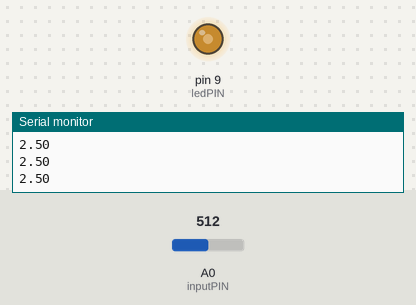
Bench run of a sketch on a simulated Arduino Uno, built with avr-gcc and run on an emulated ATmega328P. On the bench: output pins drawn as LEDs (lit = HIGH), the last lines printed to the serial monitor. The inputs (shaded band) are chosen by the test bench; at power-on: A0 (inputPIN) = 512.

Above: at 1.2 s.
1.3 s: A0 (inputPIN) set to 716
At 2.0 s:
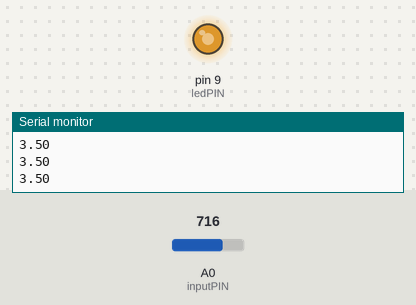
2.8 s: A0 (inputPIN) set to 900
At 3.3 s:
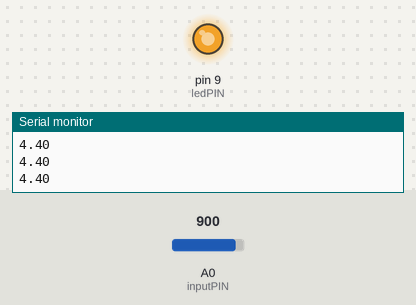
4.3 s: A0 (inputPIN) set to 122
At 5.5 s:
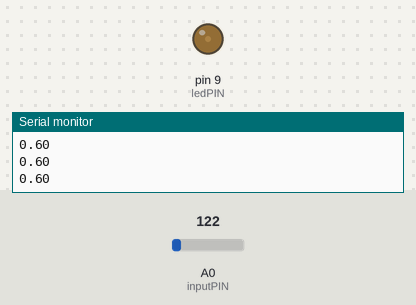
5.8 s: A0 (inputPIN) set to 0
At 6.6 s:
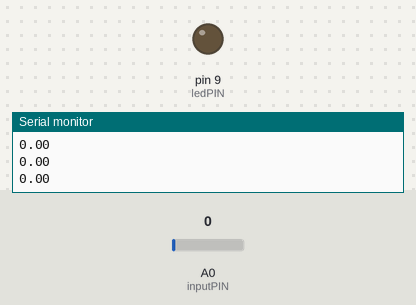
Timing chart, 0 to 8.3 s (numbered marks = the images above; inputs shaded):
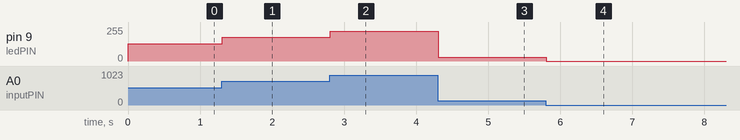

Measured:
- after the input at 1.3 s, pin 9 (ledPIN): 128/255 → 179/255 at once
- after the input at 2.8 s, pin 9 (ledPIN): 179/255 → 225/255 at once
- after the input at 4.3 s, pin 9 (ledPIN): 225/255 → 30/255 at once
- after the input at 5.8 s, pin 9 (ledPIN): 30/255 → 0/255 at once

The sketch:

setLED_brightness_with_potentiometer.ino
```cpp
/*
 * LED
 * This program sets the brightness of a single LED, and a potentiometer creates a voltage divider to measure the voltage
 * from 0 to 5V through the potentiometer
 * With a simple change - analogWrite(ledPIN, volts) - the potentiometer now sets the brightness
 */

int setLED = 180; //represent the output brightness for the LED (0-255)
int vInput; //represents an input volrage of 0-5V as an integer ranging from 0 to 1023
const int ledPIN = 9; //name output pin to LED
const int inputPIN = A0; //input pin from the potentiometer - must be analog in (A0-A5)


void setup() {
  pinMode(ledPIN, OUTPUT); //initialize pin for output
  pinMode (inputPIN, INPUT); //initialize pin for input

  Serial.begin(9600); //start serial port at 9600 bps (bits per second) (aka baud rate)
}

void loop() {
  vInput = analogRead(inputPIN); //read input from inputPin and save value (0-1023) to vInput
  double volts = vInput * 5.0 / 1023; //calculate the voltage from vInput and save to volts
  Serial.println(volts); //prints voltage value

  analogWrite(ledPIN, vInput/4); //output PWM signal to ledPin with duty cycle of setLED/255
  delay(2);
}
```
